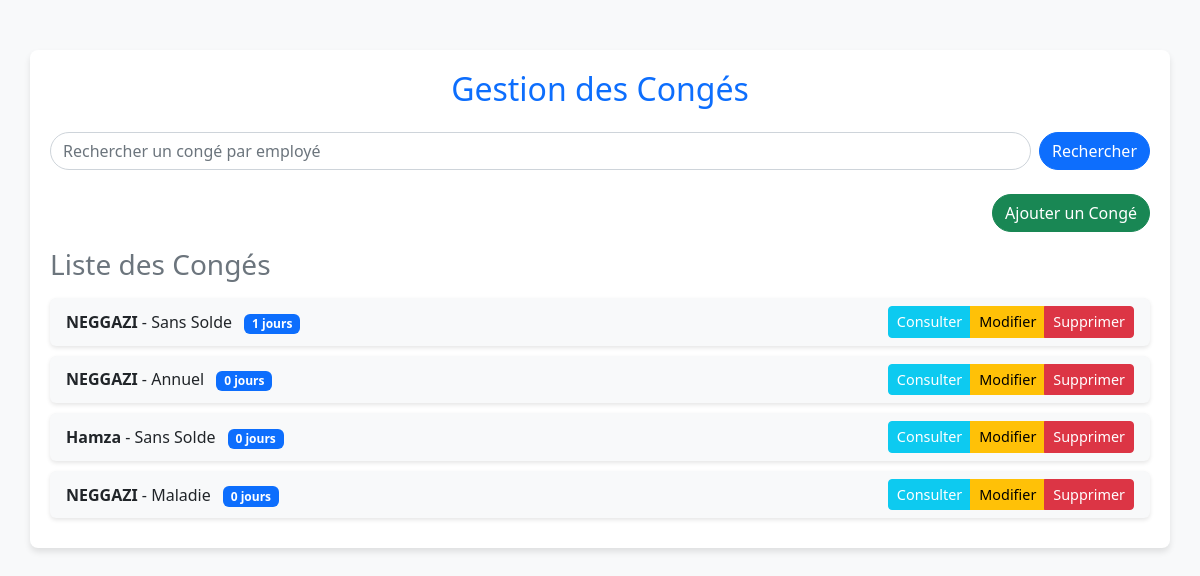
Page /conges/ on the earlier database version.
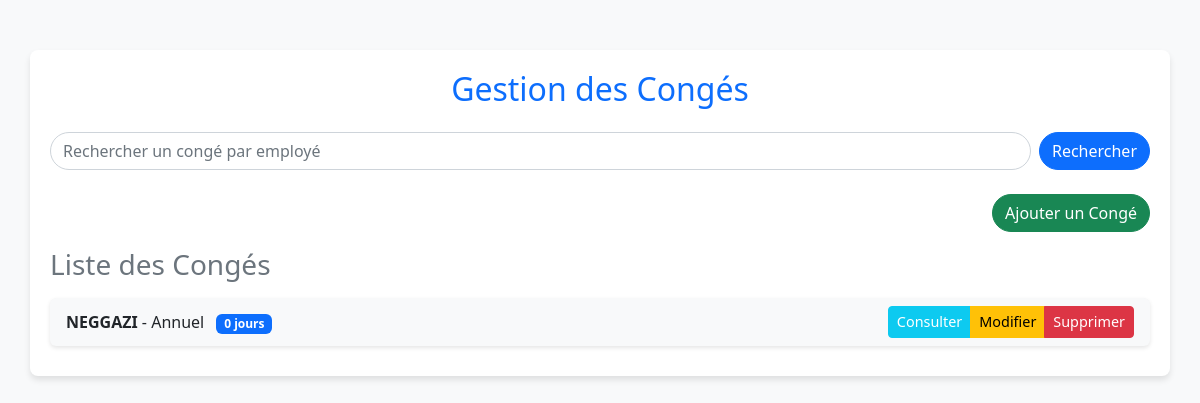
Same page on the later database version.
### app1/models.py (models this page shows, shortened)
class Conge(models.Model):
    TYPE_CONGE_CHOICES = [
        ('Annuel', 'Congé Annuel'),
        ('Maladie', 'Congé Maladie'),
        ('Maternité', 'Congé Maternité/Paternité'),
        ('Sans Solde', 'Congé Sans Solde'),
    ]
    employe = models.ForeignKey(
        Employe,
        on_delete=models.CASCADE,
        related_name="conges",
        verbose_name="Employé"
    )
    type_conge = models.CharField(
        max_length=20,
        choices=TYPE_CONGE_CHOICES,
        verbose_name="Type de congé"
    )
    date_debut = models.DateField(verbose_name="Date de début")
    date_fin = models.DateField(verbose_name="Date de fin")
    jours_utilises = models.PositiveIntegerField(editable=False, verbose_name="Jours utilisés")
    solde_initial = models.PositiveIntegerField(verbose_name="Solde initial")
    solde_restant = models.PositiveIntegerField(verbose_name="Solde restant", editable=False)
    class Meta:
        verbose_name = "Congé"
        verbose_name_plural = "Congés"
        ordering = ['-date_debut']  # Tri par date de début décroissante

class Employe(models.Model):
    HOMME = 'H'
    FEMME = 'F'
    SEXE_CHOICES = [
        (HOMME, 'Homme'),
        (FEMME, 'Femme'),
    ]
    nom = models.CharField(max_length=100, verbose_name="Nom")
    prenom = models.CharField(max_length=100, verbose_name="Prénom")
    date_naissance = models.DateField(verbose_name="Date de naissance")
    date_embauche = models.DateField(verbose_name="Date d'embauche")
    adresse = models.TextField(verbose_name="Adresse")
    service = models.ForeignKey(
        'Service',
        on_delete=models.SET_NULL,
        null=True,
        blank=True,
        verbose_name="Service"
    )
    competences = models.TextField(verbose_name="Compétences", blank=True)
    historique_professionnel = models.TextField(verbose_name="Historique professionnel", blank=True)
    sexe = models.CharField(
        max_length=1,
        choices=SEXE_CHOICES,
        verbose_name="Sexe",
        default=HOMME,  # Par défaut, l'employé est masculin
    )
    class Meta:
        verbose_name = "Employé"
        verbose_name_plural = "Employés"
        ordering = ['nom', 'prenom']  # Tri par nom puis prénom

### app1/views.py (the view)
# urls.py: path('conges/', views.recherche_conge, name='recherche_conge'),
def recherche_conge(request):
    query = request.GET.get('q', '')
    if query:
        conges = Conge.objects.filter(employe__nom__icontains=query)  # Filtrer par nom de l'employé
    else:
        conges = Conge.objects.all()  # Récupérer tous les congés
    context = {
        'conges': conges,
        'query': query,
    }
    return render(request, 'recherche_conge.html', context)

### app1/templates/recherche_conge.html (shortened to what this page needs)
{% load static %}
<!DOCTYPE html>
<html lang="fr">
<head>
    <link rel="stylesheet" href="{% static 'css/bootstrap.min.css' %}">
</head>
<body>
<div class="container main-container">
    <h2 class="text-center text-primary mb-4">Gestion des Congés</h2>
    <form method="GET" class="search-form d-flex mb-4">
        <input type="text" name="q" class="form-control me-2" placeholder="Rechercher un congé par employé" value="{{ query }}">
        <button type="submit" class="btn btn-primary btn-custom">Rechercher</button>
    </form>
    <div class="text-end mb-3">
        <a href="{% url 'ajouter_conge' %}" class="btn btn-success btn-custom">Ajouter un Congé</a>
    </div>
    <h3 class="text-secondary mb-3">Liste des Congés</h3>
    <div class="list-group">
        {% for conge in conges %}
            <div class="list-group-item d-flex justify-content-between align-items-center bg-light">
                <div>
                    <strong>{{ conge.employe.nom }}</strong> - {{ conge.type_conge }}
                    <span class="badge bg-primary ms-2">{{ conge.solde_restant }} jours</span>
                </div>
                <div class="btn-group" role="group">
                    <a href="{% url 'details_conge' conge.id %}" class="btn btn-info btn-sm text-white">Consulter</a>
                    <a href="{% url 'edit_conge' conge.id %}" class="btn btn-warning btn-sm">Modifier</a>
                    <a href="{% url 'delete_conge' conge.id %}" class="btn btn-danger btn-sm">Supprimer</a>
                </div>
            </div>
        {% empty %}
            <p class="text-center no-conge">Aucun congé trouvé.</p>
        {% endfor %}
    </div>
</div>
</body>
</html>

### app1/templates/recherche_conge.html (style rules this page uses)
body { background-color: #f8f9fa; }
.main-container { margin-top: 50px; padding: 20px; background: white; border-radius: 8px; box-shadow: 0 4px 6px rgba(0, 0, 0, 0.1); }
.search-form input { border-radius: 20px; }
.btn-custom { border-radius: 20px; }
.list-group-item { border: none; margin-bottom: 10px; border-radius: 6px; box-shadow: 0 2px 4px rgba(0, 0, 0, 0.1); }
.list-group-item .btn { font-size: 0.9rem; }

Differences in the rows shown:
removed Conge: employe.nom "NEGGAZI", type_conge "Sans Solde", solde_restant "1"
removed Conge: employe.nom "Hamza", type_conge "Sans Solde", solde_restant "0"
removed Conge: employe.nom "NEGGAZI", type_conge "Maladie", solde_restant "0"
